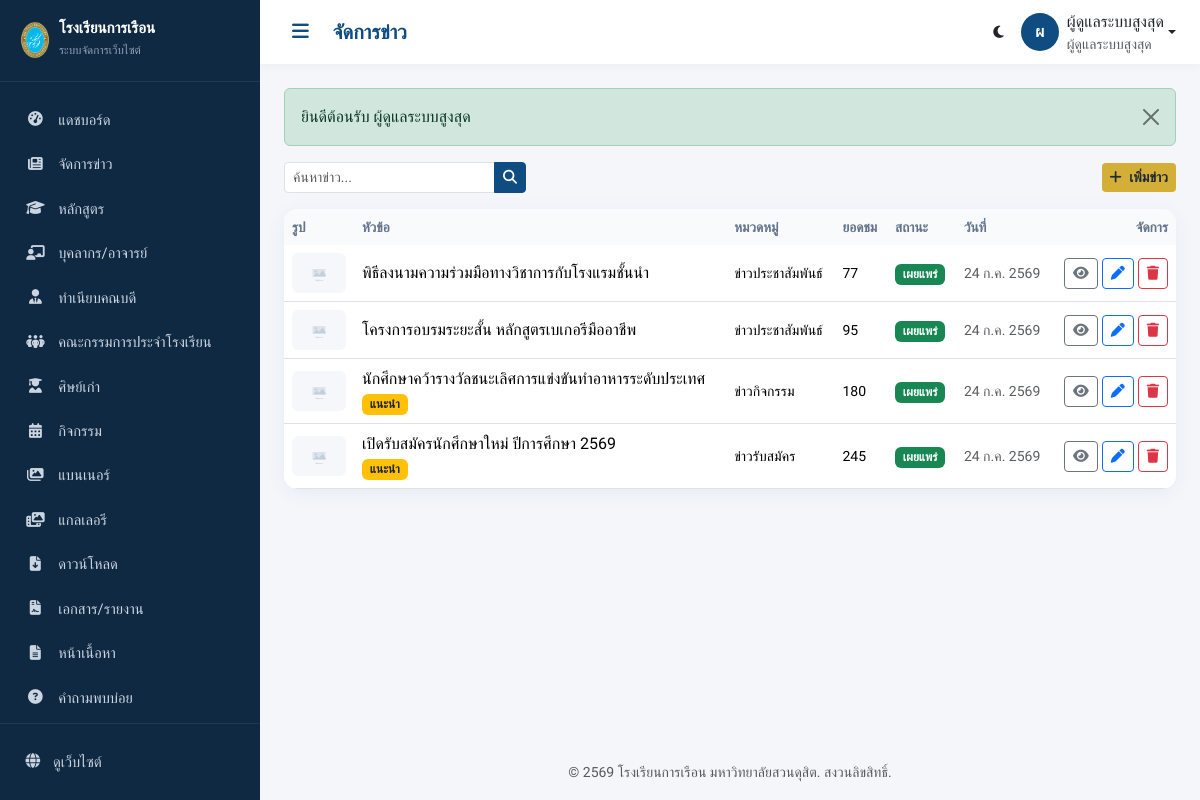
The page /admin/news (signed in) on the database its author committed.
### tables this page shows
CREATE TABLE `news` (
  `id`            INT UNSIGNED NOT NULL AUTO_INCREMENT,
  `category_id`   INT UNSIGNED NOT NULL,
  `user_id`       INT UNSIGNED DEFAULT NULL COMMENT 'ผู้เขียน',
  `title`         VARCHAR(255) NOT NULL,
  `slug`          VARCHAR(280) NOT NULL,
  `excerpt`       VARCHAR(500) DEFAULT NULL COMMENT 'สรุปย่อ',
  `content`       LONGTEXT NOT NULL,
  `cover_image`   VARCHAR(255) DEFAULT NULL,
  `tags`          VARCHAR(255) DEFAULT NULL COMMENT 'คั่นด้วยจุลภาค',
  `views`         INT UNSIGNED NOT NULL DEFAULT 0,
  `is_featured`   TINYINT(1) NOT NULL DEFAULT 0,
  `allow_comment` TINYINT(1) NOT NULL DEFAULT 1,
  `meta_title`    VARCHAR(255) DEFAULT NULL,
  `meta_description` VARCHAR(300) DEFAULT NULL,
  `published_at`  DATETIME DEFAULT NULL,
  `status`        ENUM('published','draft','pending','inactive') NOT NULL DEFAULT 'draft',
  `created_at`    DATETIME DEFAULT NULL,
  `updated_at`    DATETIME DEFAULT NULL,
  `deleted_at`    DATETIME DEFAULT NULL,
  PRIMARY KEY (`id`),
  UNIQUE KEY `uq_news_slug` (`slug`),
  KEY `idx_news_cat` (`category_id`),
  KEY `idx_news_status` (`status`),
  KEY `idx_news_featured` (`is_featured`),
  FULLTEXT KEY `ft_news` (`title`, `excerpt`, `content`),
  CONSTRAINT `fk_news_cat` FOREIGN KEY (`category_id`) REFERENCES `news_category`(`id`),
  CONSTRAINT `fk_news_user` FOREIGN KEY (`user_id`) REFERENCES `users`(`id`) ON DELETE SET NULL
);

### app/core/View.php (called while the page is built, shortened)
<?php
class View
{
    public static function render(string $view, array $data = [], ?string $layout = 'public'): void
    {
        $viewFile = VIEW_PATH . '/' . $view . '.php';
        extract($data, EXTR_SKIP);
        require $viewFile;
        $layoutFile = VIEW_PATH . '/layouts/' . $layout . '.php';
        require $layoutFile;
    }
}

### app/core/Controller.php (called while the page is built, shortened)
<?php
abstract class Controller
{
    protected function model(string $name)
    {
        $file = APP_PATH . '/models/' . $name . '.php';
        return new $name();
    }
    protected function adminView(string $view, array $data = []): void
    {
        if (!str_starts_with($view, 'admin/')) {
            $view = 'admin/' . $view;
        }
        View::render($view, $data, 'admin');
    }
    protected function query(string $key, $default = null)
    {
        return $_GET[$key] ?? $default;
    }
}

### app/controllers/admin/NewsController.php (called while the page is built, shortened)
<?php
class NewsController extends AdminController
{
    public function index(): void
    {
        $page = (int)$this->query('page', 1);
        $q = trim((string)$this->query('q', ''));
        $searchSql = ''; $searchParams = [];
        $pager = $this->model('News')->paginate($page, ADMIN_PER_PAGE, [], 'id DESC', $searchSql, $searchParams);
        $cats = [];
        foreach ($this->model('NewsCategory')->all() as $c) { $cats[$c['id']] = $c['name']; }
        $this->adminView('news/index', [
            'title' => 'จัดการข่าว', 'pager' => $pager, 'cats' => $cats, 'q' => $q,
        ]);
    }
}

### app/core/App.php (called while the page is built, shortened)
<?php
class App
{
    private string $method = DEFAULT_METHOD;
    private bool   $isAdmin = false;
    public function run(): void
    {
        $url = $this->parseUrl();
        if (!empty($url) && strtolower($url[0]) === 'admin') {
            $this->isAdmin = true;
            array_shift($url);
            $controllerDir = APP_PATH . '/controllers/admin/';
        } else {
            $controllerDir = APP_PATH . '/controllers/';
            $namespacePrefix = '';
        }
        if (!empty($url[0])) {
            $candidate = ucfirst($url[0]) . 'Controller';
            if (file_exists($controllerDir . $candidate . '.php')) {
                array_shift($url);
            } elseif ($this->isAdmin) {
                $this->controllerName = 'DashboardController';
            }
        }
        $controller = new $className();
        $this->params = $url ? array_values($url) : [];
        call_user_func_array([$controller, $this->method], $this->params);
    }
    private function parseUrl(): array
    {
        $url = rtrim($_GET['url'], '/');
        $url = filter_var($url, FILTER_SANITIZE_URL);
        return explode('/', $url);
    }
}

### public/index.php (called while the page is built)
<?php
require_once __DIR__ . '/../app/core/bootstrap.php';
$app = new App();
$app->run();

### app/helpers/Auth.php (called while the page is built, shortened)
<?php
class Auth
{
    public static function isSuperAdmin(): bool
    {
        return ($_SESSION['user']['role'] ?? '') === 'super_admin';
    }
    public static function can(string $permission): bool
    {
        if (self::isSuperAdmin()) {
            return true;
        }
        $permissions = $_SESSION['permissions'] ?? [];
        return in_array($permission, $permissions, true);
    }
}

### app/core/bootstrap.php (called while the page is built, shortened)
<?php
spl_autoload_register(function ($class) {
    $short = str_contains($class, '\\') ? substr(strrchr($class, '\\'), 1) : $class;
    $paths = [
        APP_PATH . '/core/' . $short . '.php',
        APP_PATH . '/helpers/' . $short . '.php',
        APP_PATH . '/models/' . $short . '.php',
        APP_PATH . '/middleware/' . $short . '.php',
    ];
    foreach ($paths as $path) {
        if (file_exists($path)) {
            return;
        }
    }
});
require_once APP_PATH . '/helpers/functions.php';

### app/core/Model.php (called while the page is built, shortened)
<?php
abstract class Model
{
    protected Database $db;
    protected string $table = '';
    protected bool $softDelete = true;
    public function __construct()
    {
        $this->db = new Database();
    }
    public function all(string $orderBy = 'id DESC'): array
    {
        $sql = "SELECT * FROM {$this->table}";
        if ($this->softDelete) {
            $sql .= " WHERE deleted_at IS NULL";
        }
        $sql .= " ORDER BY {$orderBy}";
        return $this->db->query($sql)->all();
    }
    public function paginate(int $page = 1, int $perPage = 15, array $conditions = [], string $orderBy = 'id DESC', string $searchSql = '', array $searchParams = []): array
    {
        [$whereSql, $params] = $this->buildWhere($conditions);
        $total = (int)$this->db->query("SELECT COUNT(*) FROM {$this->table} {$whereSql}")
                               ->bind($params)->column();
        $page = max(1, $page);
        $offset = ($page - 1) * $perPage;
        $sql = "SELECT * FROM {$this->table} {$whereSql} ORDER BY {$orderBy} LIMIT {$perPage} OFFSET {$offset}";
        $data = $this->db->query($sql)->bind($params)->all();
        return [
            'data'        => $data,
            'total'       => $total,
            'page'        => $page,
            'per_page'    => $perPage,
            'total_pages' => (int)ceil($total / $perPage),
        ];
    }
    protected function buildWhere(array $conditions): array
    {
        $clauses = [];
        $params = [];
        foreach ($conditions as $col => $val) {
            $clauses[] = "{$col} = :w_{$col}";
            $params["w_{$col}"] = $val;
        }
        if ($this->softDelete) {
            $clauses[] = "deleted_at IS NULL";
        }
        $sql = $clauses ? 'WHERE ' . implode(' AND ', $clauses) : '';
        return [$sql, $params];
    }
}

### app/config/database.php (called while the page is built)
<?php
return [
    'host'     => '127.0.0.1',
    'port'     => '3306',
    'database' => 'fooddusit_db',
    'username' => 'root',
    'password' => '',
    'charset'  => 'utf8mb4',
    'collation'=> 'utf8mb4_unicode_ci',
    'options'  => [
        PDO::ATTR_ERRMODE            => PDO::ERRMODE_EXCEPTION,
        PDO::ATTR_DEFAULT_FETCH_MODE => PDO::FETCH_ASSOC,
        PDO::ATTR_EMULATE_PREPARES   => false,
        PDO::ATTR_PERSISTENT         => false,
    ],
];

### app/core/Database.php (called while the page is built, shortened)
<?php
class Database
{
    private static ?PDO $instance = null;
    private $stmt = null;
    public static function pdo(): PDO
    {
        if (self::$instance === null) {
            $config = require APP_PATH . '/config/database.php';
            $dsn = sprintf(
                'mysql:host=%s;port=%s;dbname=%s;charset=%s',
                $config['host'],
                $config['port'],
                $config['database'],
                $config['charset']
            );
            try {
                self::$instance = new PDO(
                    $dsn,
                    $config['username'],
                    $config['password'],
                    $config['options']
                );
            } catch (PDOException $e) {
                if (APP_ENV === 'development') {
                    die('เชื่อมต่อฐานข้อมูลไม่สำเร็จ: ' . $e->getMessage());
                }
                error_log('DB Connection Error: ' . $e->getMessage());
                die('ขออภัย ระบบไม่สามารถเชื่อมต่อฐานข้อมูลได้ในขณะนี้');
            }
        }
        return self::$instance;
    }
    public function query(string $sql): self
    {
        $this->stmt = self::pdo()->prepare($sql);
        return $this;
    }
    public function bind(array $params): self
    {
        foreach ($params as $key => $value) {
            $type = match (true) {
                is_int($value)  => PDO::PARAM_INT,
                is_bool($value) => PDO::PARAM_BOOL,
                is_null($value) => PDO::PARAM_NULL,
                default         => PDO::PARAM_STR,
            };
            $param = is_int($key) ? $key + 1 : ':' . ltrim($key, ':');
            $this->stmt->bindValue($param, $value, $type);
        }
        return $this;
    }
    public function execute(array $params = []): bool
    {
        return $params ? $this->stmt->execute($params) : $this->stmt->execute();
    }
    public function all(array $params = []): array
    {
        $this->execute($params ?: []);
        return $this->stmt->fetchAll();
    }
    public function column(array $params = [])
    {
        $this->execute($params ?: []);
        return $this->stmt->fetchColumn();
    }
}

### app/views/admin/news/index.php (the view, shortened to what this page needs)
<div class="d-flex flex-wrap justify-content-between align-items-center mb-3 gap-2">
  <form class="d-flex" method="get" action="<?= url('admin/news') ?>" style="max-width:340px">
    <div class="input-group input-group-sm">
      <input type="text" name="q" class="form-control" placeholder="ค้นหาข่าว..." value="<?= e($q) ?>">
      <button class="btn btn-primary"><i class="fa-solid fa-magnifying-glass"></i></button>
    </div>
  </form>
  <?php if (Auth::can('news.create')): ?>
    <a href="<?= url('admin/news/create') ?>" class="btn btn-gold btn-sm"><i class="fa-solid fa-plus me-1"></i> เพิ่มข่าว</a>
  <?php endif; ?>
</div>
<div class="table-card">
  <div class="table-responsive">
    <table class="table table-hover align-middle mb-0">
      <thead>
        <tr><th style="width:70px">รูป</th><th>หัวข้อ</th><th>หมวดหมู่</th><th>ยอดชม</th><th>สถานะ</th><th>วันที่</th><th class="text-end">จัดการ</th></tr>
      </thead>
      <tbody>
        <?php foreach ($pager['data'] as $n): ?>
          <tr class="<?= $n['deleted_at'] ? 'table-secondary opacity-75' : '' ?>">
            <td><img src="<?= upload_url($n['cover_image']) ?>" class="table-img" alt=""></td>
            <td>
              <div class="fw-500"><?= e(excerpt($n['title'], 55)) ?></div>
              <?php if ($n['is_featured']): ?><span class="badge bg-warning text-dark">แนะนำ</span><?php endif; ?>
            </td>
            <td class="small"><?= e($cats[$n['category_id']] ?? '-') ?></td>
            <td class="small"><?= number_format($n['views']) ?></td>
            <td><?= status_badge($n['status']) ?></td>
            <td class="small text-muted"><?= thai_date($n['created_at']) ?></td>
            <td class="text-end text-nowrap">
              <?php if ($n['deleted_at']): ?>
                <a href="<?= url('admin/news/restore/' . $n['id']) ?>" class="btn btn-sm btn-outline-success" data-confirm="ต้องการกู้คืนข่าวนี้?"><i class="fa-solid fa-rotate-left"></i></a>
              <?php else: ?>
                <a href="<?= url('news/detail/' . $n['slug']) ?>" target="_blank" class="btn btn-sm btn-outline-secondary"><i class="fa-solid fa-eye"></i></a>
                <?php if (Auth::can('news.edit')): ?>
                  <a href="<?= url('admin/news/edit/' . $n['id']) ?>" class="btn btn-sm btn-outline-primary"><i class="fa-solid fa-pen"></i></a>
                <?php endif; ?>
                <?php if (Auth::can('news.delete')): ?>
                  <a href="<?= url('admin/news/delete/' . $n['id']) ?>" class="btn btn-sm btn-outline-danger" data-confirm="ต้องการลบข่าวนี้?"><i class="fa-solid fa-trash"></i></a>
                <?php endif; ?>
              <?php endif; ?>
            </td>
          </tr>
        <?php endforeach; ?>
      </tbody>
    </table>
  </div>
</div>

### app/helpers/functions.php (shortened to what this page needs)
<?php
function url(string $path = ''): string
{
    return BASE_URL . ltrim($path, '/');
}
function asset(string $path): string
{
    $rel = ltrim($path, '/');
    $url = BASE_URL . 'public/assets/' . $rel;
    $file = PUBLIC_PATH . '/assets/' . $rel;
    if (is_file($file)) {
        $url .= '?v=' . filemtime($file);
    }
    return $url;
}
function upload_url(?string $path): string
{
    if (empty($path)) {
        return asset('images/placeholder.svg');
    }
    return BASE_URL . 'public/uploads/' . ltrim($path, '/');
}
function e($value): string
{
    return htmlspecialchars((string)$value, ENT_QUOTES | ENT_HTML5, 'UTF-8');
}
function excerpt(string $text, int $limit = 120): string
{
    $text = trim(strip_tags($text));
    if (mb_strlen($text) <= $limit) {
        return $text;
    }
    return mb_substr($text, 0, $limit) . '…';
}
function thai_date(?string $datetime, bool $withTime = false): string
{
    $months = ['', 'ม.ค.', 'ก.พ.', 'มี.ค.', 'เม.ย.', 'พ.ค.', 'มิ.ย.',
               'ก.ค.', 'ส.ค.', 'ก.ย.', 'ต.ค.', 'พ.ย.', 'ธ.ค.'];
    $ts = strtotime($datetime);
    $day = date('j', $ts);
    $month = $months[(int)date('n', $ts)];
    $year = (int)date('Y', $ts) + 543;
    $out = "{$day} {$month} {$year}";
    return $out;
}
function flash_messages(): string
{
    $html = '';
    $map = ['success' => 'success', 'error' => 'danger', 'warning' => 'warning', 'info' => 'info'];
    foreach ($_SESSION['flash'] as $type => $msg) {
        $cls = $map[$type] ?? 'info';
        $html .= '<div class="alert alert-' . $cls . ' alert-dismissible fade show" role="alert">'
               . e($msg)
               . '<button type="button" class="btn-close" data-bs-dismiss="alert"></button></div>';
    }
    return $html;
}
function status_badge(string $status): string
{
    $map = [
        'active'    => ['success', 'ใช้งาน'],
        'inactive'  => ['secondary', 'ปิดใช้งาน'],
        'published' => ['success', 'เผยแพร่'],
        'draft'     => ['warning', 'ฉบับร่าง'],
        'pending'   => ['info', 'รอตรวจ'],
    ];
    [$cls, $label] = $map[$status] ?? ['secondary', $status];
    return '<span class="badge bg-' . $cls . '">' . e($label) . '</span>';
}

### public/assets/css/admin.css (style rules this page uses)
:root { --primary: #0F4C81; --primary-dark: #0a3a63; --gold: #D4AF37; --sidebar-w: 260px; --sidebar-bg: #0f2942; --admin-bg: #f4f6fa; --card-radius: 14px; }
* { box-sizing: border-box; }
body { font-family: 'Sarabun', sans-serif; background: var(--admin-bg); margin: 0; }
.table-card { background: #fff; border-radius: var(--card-radius); overflow: hidden; box-shadow: 0 4px 20px rgba(15,76,129,.06); }
.table thead th { background: #f8fafc; font-weight: 600; font-size: .85rem; color: #64748b; border: none; }
.table td { vertical-align: middle; }
.table-img { width: 54px; height: 40px; object-fit: cover; border-radius: 6px; }
.btn-primary { background: var(--primary); border-color: var(--primary); }
.btn-gold { background: var(--gold); border: none; color: #1f2937; font-weight: 600; }

### rows shown on the page
news: title "พิธีลงนามความร่วมมือทางวิชาการกับโรงแรมชั้นนำ", category "ข่าวประชาสัมพันธ์", views "77", created_at "24 ก.ค. 2569"
news: title "โครงการอบรมระยะสั้น หลักสูตรเบเกอรีมืออาชีพ", category "ข่าวประชาสัมพันธ์", views "95", created_at "24 ก.ค. 2569"
news: title "นักศึกษาคว้ารางวัลชนะเลิศการแข่งขันทำอาหารระดับประเทศ", is_featured "แนะนำ", category "ข่าวกิจกรรม", views "180", created_at "24 ก.ค. 2569"
news: title "เปิดรับสมัครนักศึกษาใหม่ ปีการศึกษา 2569", is_featured "แนะนำ", category "ข่าวรับสมัคร", views "245", created_at "24 ก.ค. 2569"

### other values the page prints
$label "แดชบอร์ด"
$label "จัดการข่าว"
$label "หลักสูตร"
$label "บุคลากร/อาจารย์"
$label "ทำเนียบคณบดี"
$label "คณะกรรมการประจำโรงเรียน"
$label "ศิษย์เก่า"
$label "กิจกรรม"
$label "แบนเนอร์"
$label "แกลเลอรี"
$label "ดาวน์โหลด"
$label "เอกสาร/รายงาน"
$label "หน้าเนื้อหา"
$label "คำถามพบบ่อย"
$title "จัดการข่าว"
